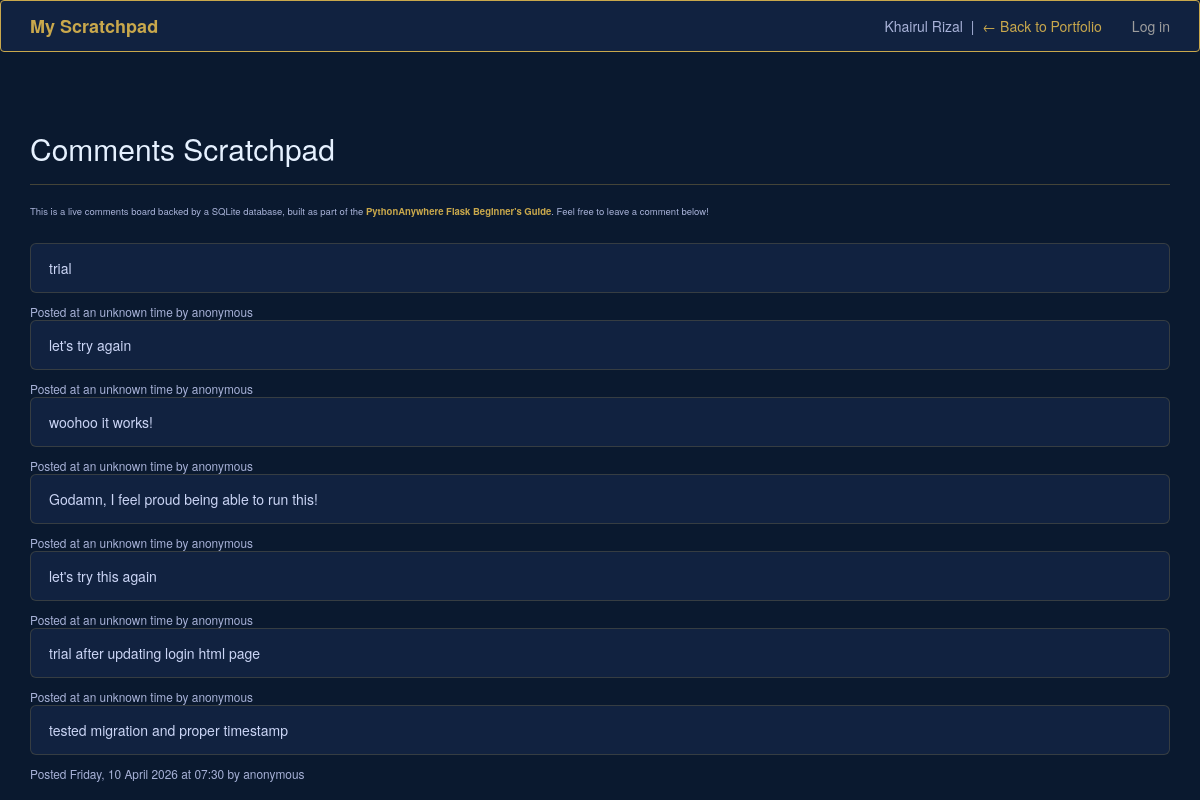
The page /scratchpad on the database as committed earlier.
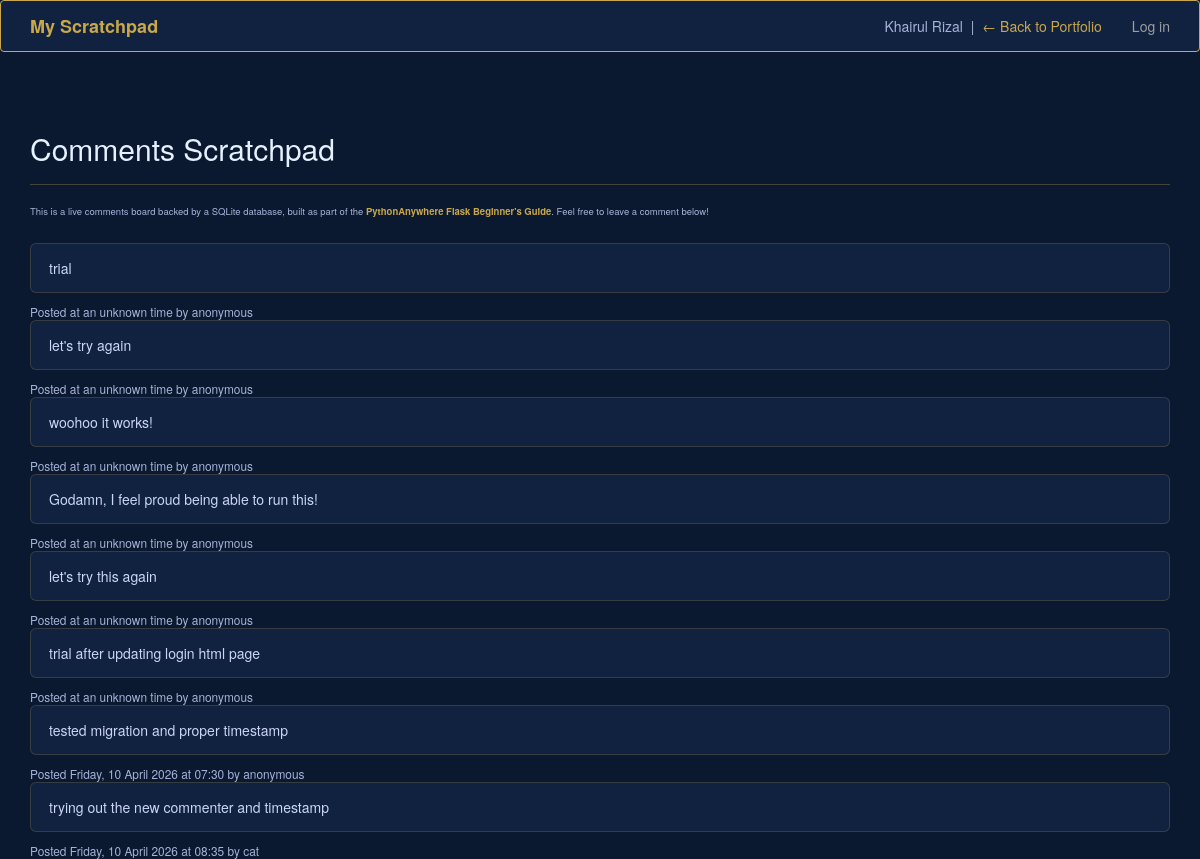
The same page on the database as committed later.
### flask_app.py (models this page shows, shortened)
class Comment(db.Model):
    __tablename__ = "comments"
    id = db.Column(db.Integer, primary_key=True)
    content = db.Column(db.String(4096))
    posted = db.Column(db.DateTime, default=datetime.now)
    commenter_id = db.Column(db.Integer, db.ForeignKey('users.id'), nullable=True)
    commenter = db.relationship('User', foreign_keys=commenter_id)

class User(UserMixin, db.Model):
    __tablename__ = "users"
    id = db.Column(db.Integer, primary_key=True)
    username = db.Column(db.String(128), unique=True, nullable=False)
    password_hash = db.Column(db.String(256), nullable=False)

### flask_app.py (the view, shortened to what this page needs)
@app.route("/scratchpad", methods=["GET", "POST"])
def index():
    if request.method == "GET":
        return render_template("main_page.html", comments=Comment.query.all())

### templates/main_page.html (shortened to what this page needs)
<html>
    <head>
        <link rel="stylesheet" href="https://maxcdn.bootstrapcdn.com/bootstrap/3.3.5/css/bootstrap.min.css">
    </head>
    <body>
        <nav class="navbar navbar-inverse">
            <div class="container">
                <div class="navbar-header">
                    <a class="navbar-brand" href="/scratchpad">My Scratchpad</a>
                </div>
                    <ul class="nav navbar-nav navbar-right">
                        {% if current_user.is_authenticated %}
                            <li><a href="{{ url_for('logout') }}">Log out</a></li>
                        {% else %}
                        <li><a href="{{ url_for('login') }}">Log in</a></li>
                        {% endif %}
                    </ul>
                <div class="navbar-text navbar-right" style="margin-right: 15px;">
                    Khairul Rizal &nbsp;|&nbsp;
                    <a href="/">← Back to Portfolio</a>
                </div>
            </div>
        </nav>
        <div class="container" style="margin-top: 40px;">
            <div class="page-header">
                <h2>Comments Scratchpad</h2>
            </div>
            <p class="intro-text">
                This is a live comments board backed by a SQLite database, built as part of the
                <strong style="color:#c9a84c;">PythonAnywhere Flask Beginner's Guide</strong>.
                Feel free to leave a comment below!
            </p>
            {% for comment in comments %}
            <div class="comment-box">
                {{ comment.content }}
            </div>
            <div>
                <small>
                    Posted
                    {% if comment.posted %}
                    {{ comment.posted.strftime("%A, %d %B %Y at %H:%M") }}
                    {% else %}
                    at an unknown time
                    {% endif %}
                    by
                    {% if comment.commenter %}
                    {{ comment.commenter.username }}
                    {% else %}
                    anonymous
                    {% endif %}
                </small>
            </div>
            {% endfor %}
        </div>
    </body>
</html>

### templates/main_page.html (style rules this page uses)
body { background-color: #0a192f; color: #a8b2d8; }
.navbar-inverse { background-color: #112240; border-color: #c9a84c; }
.navbar-brand { color: #c9a84c !important; font-weight: bold; }
.navbar-text { color: #a8b2d8 !important; }
.navbar-text a { color: #c9a84c !important; }
.comment-box { background: #112240; border: 1px solid rgba(201,168,76,0.2); border-radius: 6px; padding: 14px 18px; margin-bottom: 10px; color: #ccd6f6; }
.page-header { color: #e6f1ff; border-bottom-color: rgba(201,168,76,0.3); }
.intro-text { font-size: 0.95rem; margin-bottom: 24px; }

Rows that differ between the two databases and show on the page:
added Comment: content "trying out the new commenter and timestamp", posted "Friday, 10 April 2026 at 08:35", commenter.username "cat"
